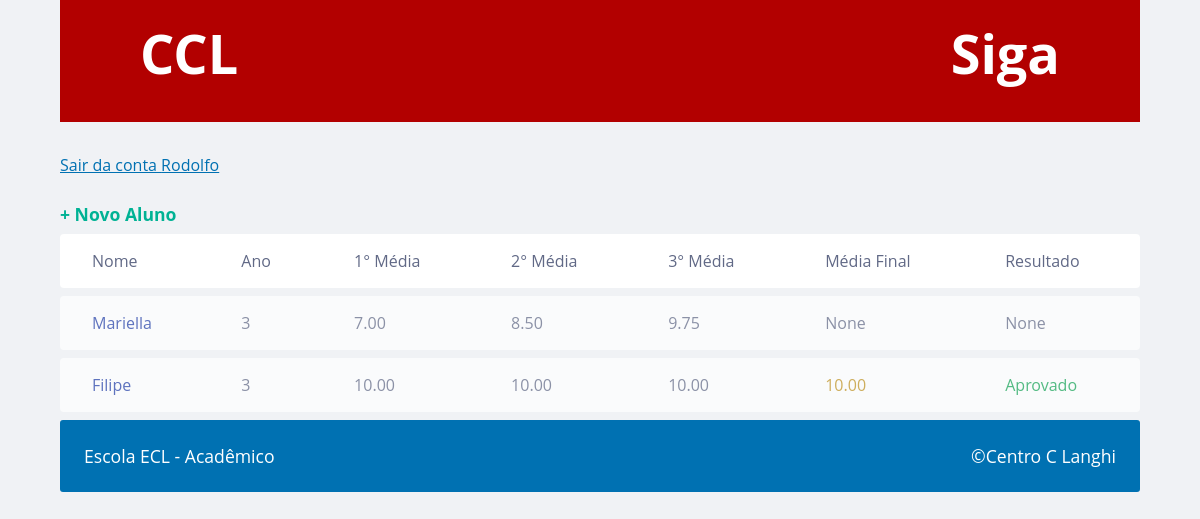
Screenshot of /alunos/ (signed in) with the database file from the repository.
### alunos/models.py (models this page shows)
class Aluno(models.Model):
    nome = models.CharField(max_length=60)
    serie = models.SmallIntegerField()
    media1 = models.DecimalField(max_digits=4, decimal_places=2, blank=True, null=True)
    media2 = models.DecimalField(max_digits=4, decimal_places=2, blank=True, null=True)
    media3 = models.DecimalField(max_digits=4, decimal_places=2, blank=True, null=True)
    media4 = models.DecimalField(max_digits=4, decimal_places=2, blank=True, null=True)
    media_final = models.CharField(max_length=10, blank=True, null=True)
    data_criacao = models.DateTimeField(auto_now=True)
    usuario = models.ForeignKey(User, on_delete=models.CASCADE)
    class Meta:
        db_table = 'aluno'
    def __str__(self):
        return self.nome

### alunos/views.py (the view)
# urls.py: path('alunos/', views.lista_alunos),
@login_required(login_url="/login/")
def lista_alunos(request):
    usuario = request.user
    alunos = Aluno.objects.filter(usuario=usuario)
    dados = {'alunos':alunos}
    return render(request, 'alunos.html', dados)

### alunos/templates/alunos.html (shortened to what this page needs)
<!DOCTYPE html>
<html>
<head>
    {% load static %}
    <link rel="stylesheet" href="{% static 'style.css' %}">
    <link rel="stylesheet" href="{% static 'table.css' %}">
</head>
<body>
    {%include 'model-header.html'%}
    <a href="/logout" class="link-logout">Sair da conta {{request.user|title}}</a>
    <section id="dados-alunos">
        <a href="#" class="new">+ Novo Aluno</a>
        <table id="alunos-table">
            <thead>
                <tr>
                    <th>Nome</th>
                    <th>Ano</th>
                    <th>1° Média</th>
                    <th>2° Média</th>
                    <th>3° Média</th>
                    <th>Média Final</th>
                    <th>Resultado</th>
                </tr>
            </thead>
            <tbody>
                {% for a in alunos %}
                <tr>
                    <td class="nome-aluno">{{a}}</td>
                    <td class="ano">{{a.serie}}</td>
                    <td class="media1">{{a.media1}}</td>
                    <td class="media2">{{a.media2}}</td>
                    <td class="media3">{{a.media3}}</td>
                    <td class="media-final" style="
                    {%if a.media4 >= 0%}
                    color: #c0921e;
                    {%endif%}
                    ">{{a.media4}}</td>
                    <td class="resultado" style="
                    {%if a.media4 > 6%}
                    color: #12a454;
                    {%elif a.media4 >= 0%}
                    color: #e92929;
                    {%endif%}">{{a.media_final}}</td>
                </tr>
                {% endfor %}
            </tbody>
        </table>
    </section>
    {%include 'model-footer.html'%}
</body>

### alunos/static/style.css (style rules this page uses)
* { margin: 0; padding: 0; box-sizing: border-box; }
.link-logout { color: #0071b2; display: inline-block; margin-bottom: 1.6rem; }
body { font-family: Ubuntu, Cantarell, 'Open Sans', 'Helvetica Neue', sans-serif; background-color: #f0f2f5; }
.new { text-decoration: none; color: #00b294; font-weight: bold; font-size: 1.1rem; transition: .3s; }

### alunos/static/table.css (style rules this page uses)
body { width: min(90vw, 1100px); margin: auto; }
#dados-alunos { display: block; width: 100%; overflow-x: auto; }
#alunos-table { width: 100%; border-spacing: 0 0.5rem; color: #616986; }
table thead tr th:first-child, table tbody tr td:first-child { border-radius: 0.25rem 0 0 0.25rem; }
table thead tr th:last-child, table tbody tr td:last-child { border-radius: 0 0.25rem 0.25rem 0; }
table tbody tr { opacity: 0.7; }
table th { background: white; font-weight: normal; padding: 1rem 2rem; text-align: left; }
table td { background: white; padding: 1rem 2rem; font-weight: normal; }
table td.nome-aluno { color: #213ea8; }

### rows the page displays
Aluno: nome "Mariella", serie "3", media1 "7.00", media2 "8.50", media3 "9.75", media4 "None", media_final "None"
Aluno: nome "Filipe", serie "3", media1 "10.00", media2 "10.00", media3 "10.00", media4 "10.00", media_final "Aprovado"

### other values shown
{{ request.user|title }} "Rodolfo"
